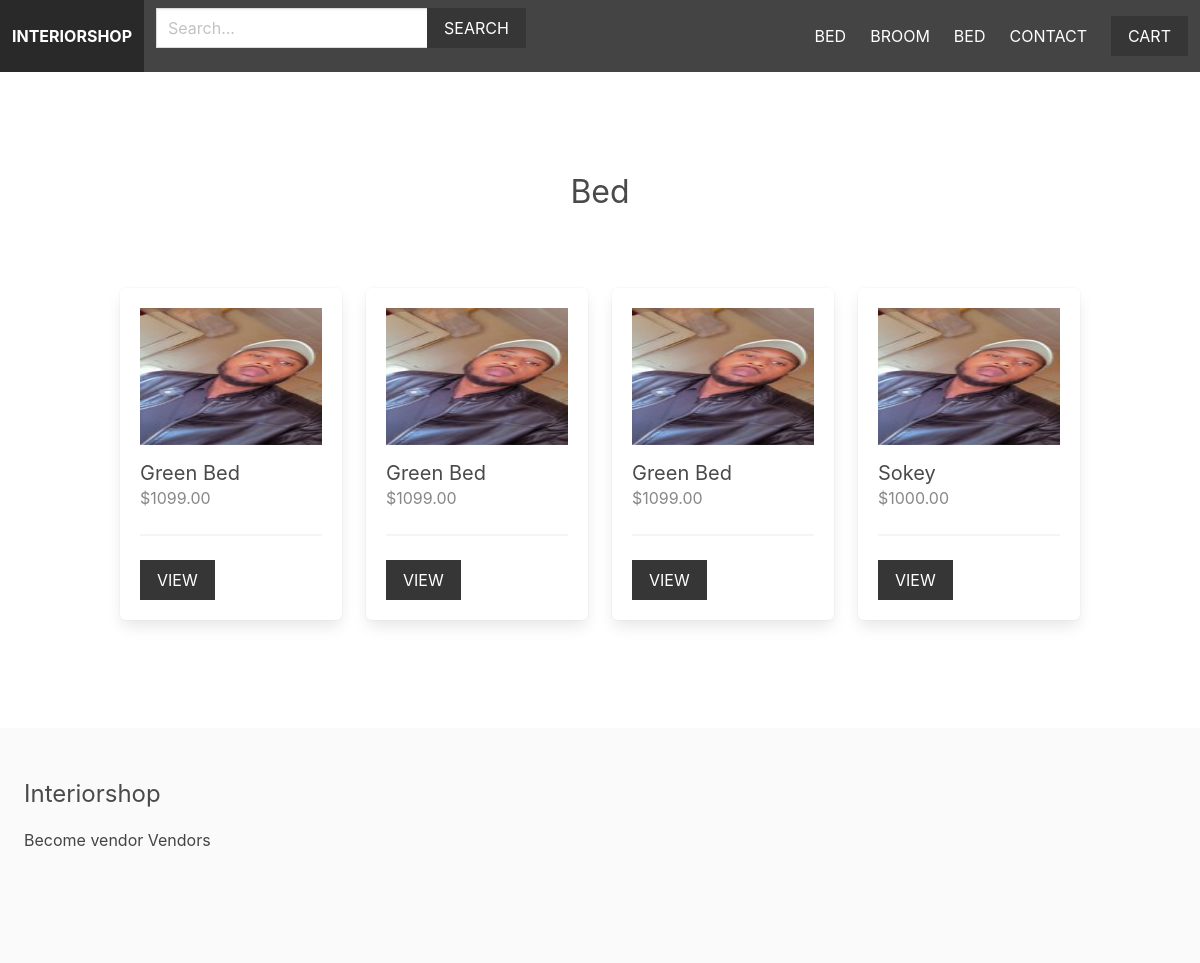
Page /Bed/ on the committed database.
### apps/product/models.py (models this page shows, shortened)
class Category(models.Model):
    title = models.CharField(max_length=255)
    slug = models.SlugField(max_length=255)
    ordering = models.IntegerField(default=0)
    class Meta:
        ordering = ['ordering']

class Product(models.Model):
    category = models.ForeignKey(Category, related_name='products', on_delete=models.CASCADE)
    vendor = models.ForeignKey(Vendor, related_name='products', on_delete=models.CASCADE)
    title = models.CharField(max_length=255)
    slug = models.SlugField(max_length=255)
    description = models.TextField(blank=True, null=True)
    price = models.DecimalField(max_digits=6, decimal_places=2)
    date_added = models.DateTimeField(auto_now_add=True)
    image = models.ImageField(upload_to='uploads/', blank=True, null=True)
    thumbnail = models.ImageField(upload_to='uploads/', blank=True, null=True)
    class Meta:
        ordering = ['-date_added']
    def get_thumbnail(self):
        if self.thumbnail:
            return self.thumbnail.url

### apps/product/views.py (the view)
# urls.py: path('<slug:category_slug>/', views.category, name='category')
def category(request, category_slug):
    category = get_object_or_404(Category, slug=category_slug)
    return render(request, 'product/category.html', {'category': category})

### apps/cart/cart.py (called while the page is built)
    def __len__(self):
        return sum(item['quantity'] for item in self.cart.values())

### apps/cart/context_processors.py (called while the page is built)
def cart(request):
    return {'cart': Cart(request)}

### apps/product/context_processors.py (called while the page is built)
def menu_categories(request):
    categories = Category.objects.all()
    return {'menu_categories': categories}

### apps/product/templates/product/category.html (shortened to what this page needs)
{% extends 'core/base.html' %}
{% block content %}
    <div class="columns is-multiline mb-6">
        <div class="column is-12 has-text-centered mt-6 mb-6">
            <h2 class="is-size-3">{{ category.title }}</h2>
        </div>
        {% for product in category.products.all %}
            {% include 'product/parts/list_item.html' %}
        {% endfor %}
    </div>
{% endblock %}

### apps/core/templates/core/base.html (shortened to what this page needs)
{% load static %}
<html lang="en">
  <head>
    <link
      rel="stylesheet"
      href="https://cdn.jsdelivr.net/npm/bulma@0.9.4/css/bulma.min.css"
    />
    <link rel="stylesheet" href="{% static 'styles/main.css' %}" />
  </head>
  <body>
    <nav class="navbar is-dark">
      <div class="navbar-brand">
        <a href="/" class="navbar-item"><strong>Interiorshop</strong></a>
      </div>
      <div class="navbar-menu" id="main-navbar">
          <div class="navbar-start">
            <div class="navbar-item">
                <form method="get" action="{% url 'search' %}">
                    <div class="field has-addons">
                        <div class="control">
                            <input type="text" class="input" placeholder="Search..." name="query">
                        </div>
                        <div class="control">
                            <button class="button is-dark is-uppercase">Search</button>
                        </div>
                    </div>
                </form>
            </div>
        </div>
        <div class="navbar-end">
          {% for category in menu_categories %}
              <a href="{% url 'category' category.slug %}" class="navbar-item">{{ category.title }}</a>
          {% endfor %}
          <a href="{% url 'contact' %}" class="navbar-item">Contact</a>
          <div class="navbar-item">
            <a href="{% url 'cart' %}" class="button is-dark">Cart{% if cart %} ({{ cart|length }}){% endif %}</a>
          </div>
        </div>
      </div>
    </nav>
    <section class="section">
      <div class="container">{% block content %} {% endblock %}</div>
    </section>
    <footer class="footer">
      <h3 class="is-size-4 mb-4">Interiorshop</h3>
      {% if request.user.is_authenticated %}
      <a href="{% url 'vendor_admin' %}">Vendor admin</a>
      {% else %}
      <a href="{% url 'become_vendor' %}">Become vendor</a>
      {% endif %}
      <a href="{% url 'vendors' %}">Vendors</a>
    </footer>
  </body>
</html>

### apps/product/templates/product/parts/list_item.html
<div class="column is-3 product-list-item">
    <div class="box">
        <figure class="image is-4by3 mb-4">
            <img src="{{ product.get_thumbnail }}">
        </figure>
        <h2 class="subtitle">{{ product.title }}</h2>
        <h3 class="price is-size-6 mb-5">${{ product.price }}</h3>
        <hr>
        <a href="{% url 'product' product.category.slug product.slug %}" class="button is-dark is-uppercase">View</a>
    </div>
</div>

### static/styles/main.css (style rules this page uses)
.navbar { text-transform: uppercase; }
.navbar.is-dark { background: #444; }
.footer a { margin-bottom: 15px; display: inline-block; color: #444; }
.input, .button { border-radius: 0; }
.product-list-item .box .subtitle { margin-bottom: 0; }
.product-list-item .box .price { color: #888; }

### rows in the picture
Category: title "BED", title "Bed"
Category: title "BROOM"
Category: title "BED"
Product: get_thumbnail (picture), title "Green Bed", price "1099.00"
Product: get_thumbnail (picture), title "Green Bed", price "1099.00"
Product: get_thumbnail (picture), title "Green Bed", price "1099.00"
Product: get_thumbnail (picture), title "Sokey", price "1000.00"
